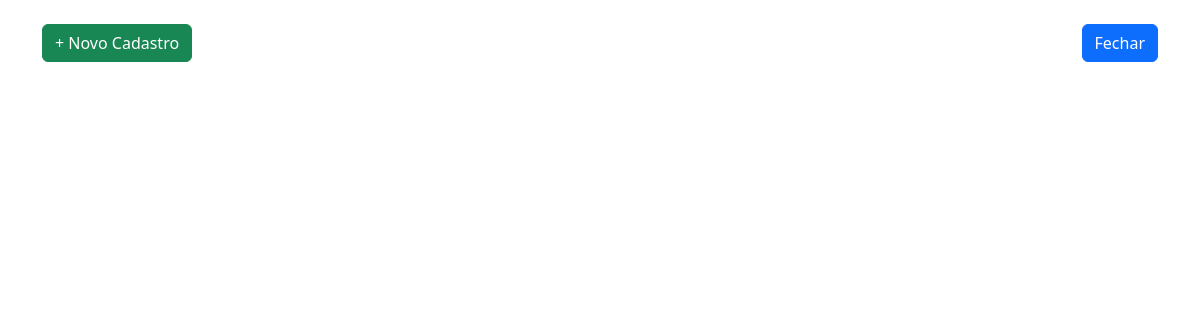
The page /App/views/user/DiariaView/indexDiaria.php on the database as committed earlier.
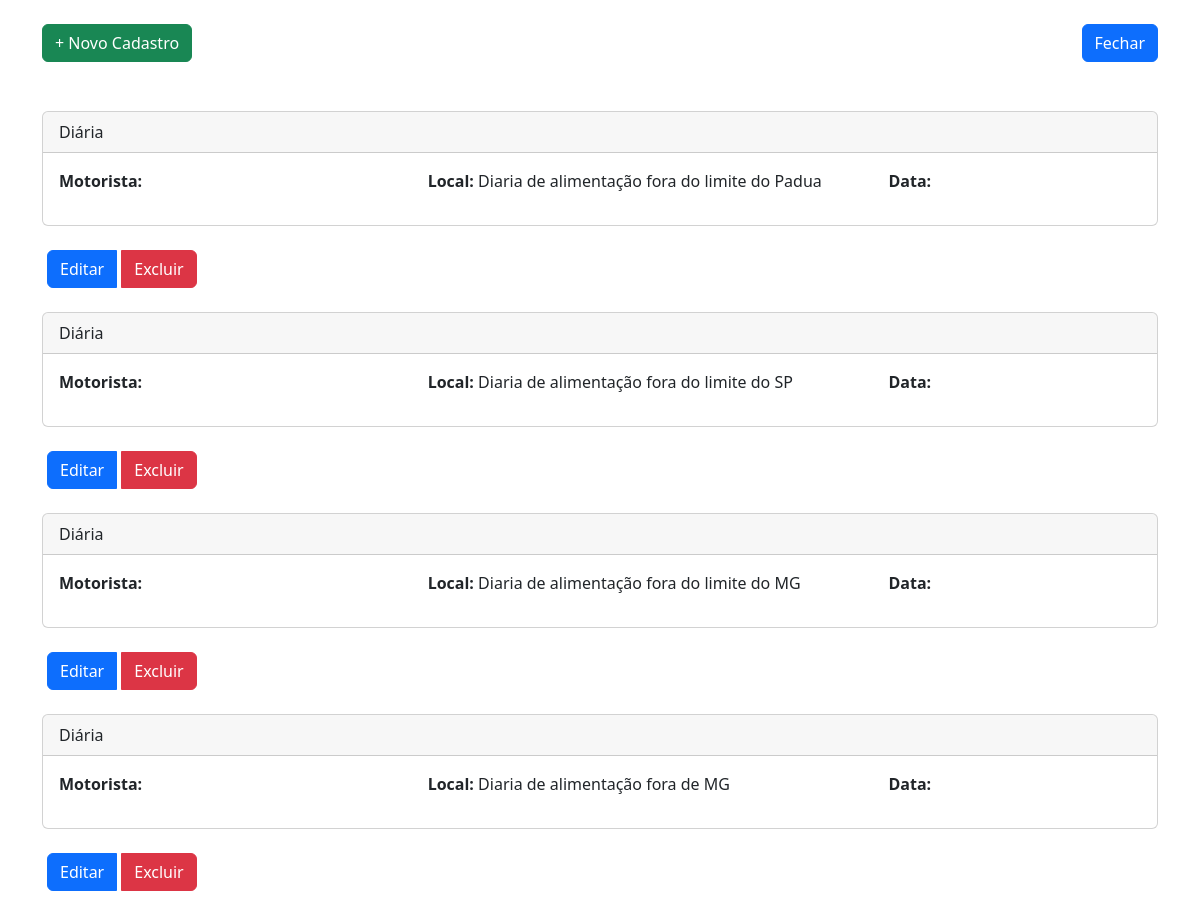
The same page on the database as committed later.
### tables this page shows
CREATE TABLE IF NOT EXISTS `diarias` (
  `id` int NOT NULL AUTO_INCREMENT,
  `diaria` varchar(150) NOT NULL,
  `created` datetime NOT NULL,
  `modified` datetime DEFAULT NULL,
  PRIMARY KEY (`id`)
);

### App/config/conexao.php (called while the page is built, shortened)
<?php
class Banco
{
    protected $mysqli;
    private function conexao($servidor, $usuario, $senha, $banco)
    {
        try {
            $this->mysqli = new mysqli($servidor, $usuario, $senha, $banco);
        } catch (Exception $e) {
            die($e->getMessage());
        }
    }
    public function getConexao()
    {
        return $this->mysqli;
    }
}
?>

### App/controllers/Diaria/DiariaListarController.php (called while the page is built)
<?php
require_once (__DIR__ ."/../../models/DiariaModel.php");
class listarDiaria{
    private $listar;
    public function __construct(){
        $this->listar = new Diaria();
        $this -> listarTodos();
    }
    public function listarTodos(){
        return $this -> listar->listarDiaria();
    }
}

### App/models/DiariaModel.php (called while the page is built, shortened)
<?php
require_once (__DIR__ ."/../dao/DiariaDAO.php");
class Diaria extends Banco
{
   private $diariaDAO;
    public function __construct()
    {
        $this->diariaDAO=new DiariaDAO();
    }
    public  function listarDiaria()
    {
        return $this->diariaDAO->getDiaria();
    }
}

### App/dao/DiariaDAO.php (called while the page is built, shortened)
<?php
require_once(__DIR__ . "/../config/conexao.php");
class DiariaDAO
{
    protected $conexao;
    public function __construct()
    {
        $this->conexao = new Banco();
    }
    public function getDiaria()
    {
        $stmt = $this->conexao->getConexao()->prepare("SELECT * FROM diarias ORDER BY id DESC");
        $dia = [];
        $stmt->execute();
        $result = $stmt->get_result();
        while ($row = $result->fetch_array(MYSQLI_ASSOC)) {
            $dia[] = $row;
        }
        return $dia;
    }
}
?>

### App/views/user/DiariaView/indexDiaria.php (the view, shortened to what this page needs)
<?php
require_once("../../../controllers/Diaria/DiariaListarController.php");
$controller = new listarDiaria();
$row = $controller->listarTodos();
?>
<!DOCTYPE html>
<html lang="en">
<head>
    <link href="https://cdn.jsdelivr.net/npm/bootstrap@5.2.1/dist/css/bootstrap.min.css" rel="stylesheet"
>
</head>
<body>
<div class="container">
    <header class="d-flex justify-content-between my-4">
        <p class="text-right"><a href="criarDiaria.php" class="btn btn-success">+ Novo Cadastro</a></p>
        <a href="../../home.php" class="btn btn-primary" style="margin-bottom: 25px;">Fechar</a>
    </header>
    <?php foreach ($row as $value): ?>
        <div class="card">
            <div class="card-header">Diária</div>
            <div class="card-body">
                <div class="row">
                    <div class="col-md-4">
                        <p><strong>Motorista:</strong>  </p>
                    </div>
                    <div class="col-md-5">
                        <p><strong>Local:</strong> <?php echo $value['diaria']; ?></p>
                    </div>
                    <div class="col-md-3">
                        <p><strong>Data:</strong>  </p>
                    </div>
                </div>
            </div>
        </div>
        <br>
        <div class="row">
            <div class="col-md-9 text-right">
                <div class="btn-group">
                    <a class="btn btn-primary" style="margin-left: 5px; margin-right: 5px;" href="../../user/DiariaView/editarDiaria.php?id=<?php echo $value['id']; ?>">Editar</a>
                    <a class="btn btn-danger" href="../../../controllers/Diaria/DiariaDeletarController.php?id=<?php echo $value['id']; ?>">Excluir</a>
                </div>
            </div>
        </div>
        <br>
    <?php endforeach; ?>
</div>
</body>
</html>

Rows that differ between the two databases and show on the page:
added diarias: diaria "Diaria de alimentação fora do limite do Padua"
added diarias: diaria "Diaria de alimentação fora do limite do SP"
added diarias: diaria "Diaria de alimentação fora do limite do MG"
added diarias: diaria "Diaria de alimentação fora de MG"
